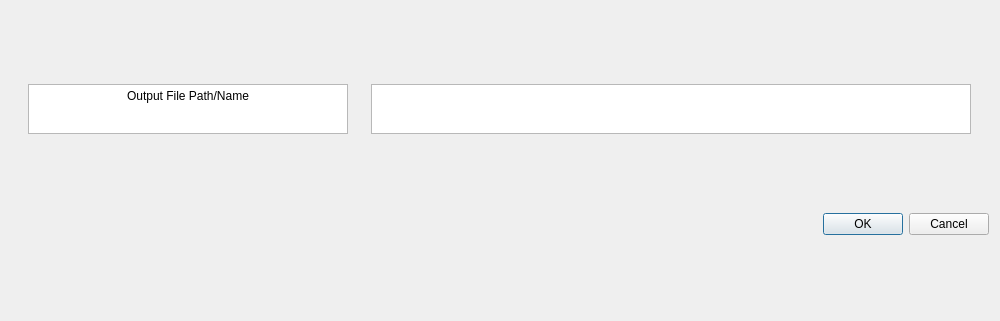
<?xml version="1.0" encoding="UTF-8"?>
<ui version="4.0">
 <class>Dialog</class>
 <widget class="QDialog" name="Dialog">
  <property name="geometry">
   <rect>
    <x>0</x>
    <y>0</y>
    <width>1000</width>
    <height>321</height>
   </rect>
  </property>
  <property name="maximumSize">
   <size>
    <width>1000</width>
    <height>321</height>
   </size>
  </property>
  <property name="windowTitle">
   <string>Dialog</string>
  </property>
  <layout class="QGridLayout" name="gridLayout_2">
   <item row="1" column="1">
    <layout class="QGridLayout" name="gridLayout">
     <item row="0" column="1">
      <widget class="QTextEdit" name="export_path">
       <property name="maximumSize">
        <size>
         <width>600</width>
         <height>50</height>
        </size>
       </property>
      </widget>
     </item>
     <item row="0" column="0">
      <widget class="QTextBrowser" name="textBrowser">
       <property name="maximumSize">
        <size>
         <width>320</width>
         <height>50</height>
        </size>
       </property>
       <property name="html">
        <string>&lt;!DOCTYPE HTML PUBLIC &quot;-//W3C//DTD HTML 4.0//EN&quot; &quot;http://www.w3.org/TR/REC-html40/strict.dtd&quot;&gt;
&lt;html&gt;&lt;head&gt;&lt;meta name=&quot;qrichtext&quot; content=&quot;1&quot; /&gt;&lt;style type=&quot;text/css&quot;&gt;
p, li { white-space: pre-wrap; }
&lt;/style&gt;&lt;/head&gt;&lt;body style=&quot; font-family:'Sans Serif'; font-size:9pt; font-weight:400; font-style:normal;&quot;&gt;
&lt;p align=&quot;center&quot; style=&quot; margin-top:0px; margin-bottom:0px; margin-left:0px; margin-right:0px; -qt-block-indent:0; text-indent:0px;&quot;&gt;Output File Path/Name&lt;/p&gt;&lt;/body&gt;&lt;/html&gt;</string>
       </property>
      </widget>
     </item>
    </layout>
   </item>
   <item row="2" column="1">
    <widget class="QDialogButtonBox" name="buttonBox">
     <property name="maximumSize">
      <size>
       <width>1000</width>
       <height>16777215</height>
      </size>
     </property>
     <property name="orientation">
      <enum>Qt::Horizontal</enum>
     </property>
     <property name="standardButtons">
      <set>QDialogButtonBox::Cancel|QDialogButtonBox::Ok</set>
     </property>
    </widget>
   </item>
  </layout>
 </widget>
 <resources/>
 <connections>
  <connection>
   <sender>buttonBox</sender>
   <signal>accepted()</signal>
   <receiver>Dialog</receiver>
   <slot>accept()</slot>
   <hints>
    <hint type="sourcelabel">
     <x>248</x>
     <y>254</y>
    </hint>
    <hint type="destinationlabel">
     <x>157</x>
     <y>274</y>
    </hint>
   </hints>
  </connection>
  <connection>
   <sender>buttonBox</sender>
   <signal>rejected()</signal>
   <receiver>Dialog</receiver>
   <slot>reject()</slot>
   <hints>
    <hint type="sourcelabel">
     <x>316</x>
     <y>260</y>
    </hint>
    <hint type="destinationlabel">
     <x>286</x>
     <y>274</y>
    </hint>
   </hints>
  </connection>
 </connections>
</ui>
